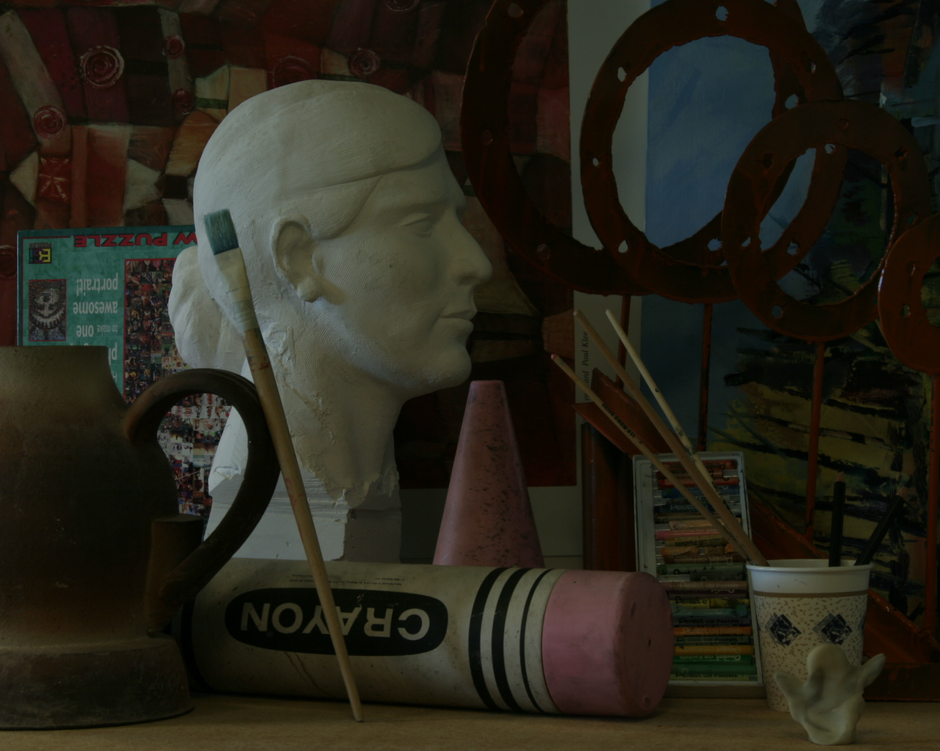
//> input picture testimages/view0.png, 940 x 751 px, shrunk from 1390 x 1110 before the run
$ ./Stereo testimages/view0.png testimages/view1.png   (built with g++ and OpenCV 4)
//> lines starting //> are read from the running program, lines starting //| are printed output that depends on the picture; after the words box and inside, x2 and y2 are one past the last pixel; in counts of white or black regions, pixels touching at a corner belong together
#include <opencv2/opencv.hpp>
#include <fstream>
#include <iostream>

int main(int argc, char **argv)
{

    if (argc < 2)
    {
        std::cout << "Program requires 2 images";
    }

    cv::Mat L, R;

    if (argc >= 3)
    {
        L = cv::imread(argv[1]);
//> L is the input picture: 751 rows x 940 cols, CV_8UC3; mean B, G, R 26.6, 37.3, 39.8
        R = cv::imread(argv[2]);
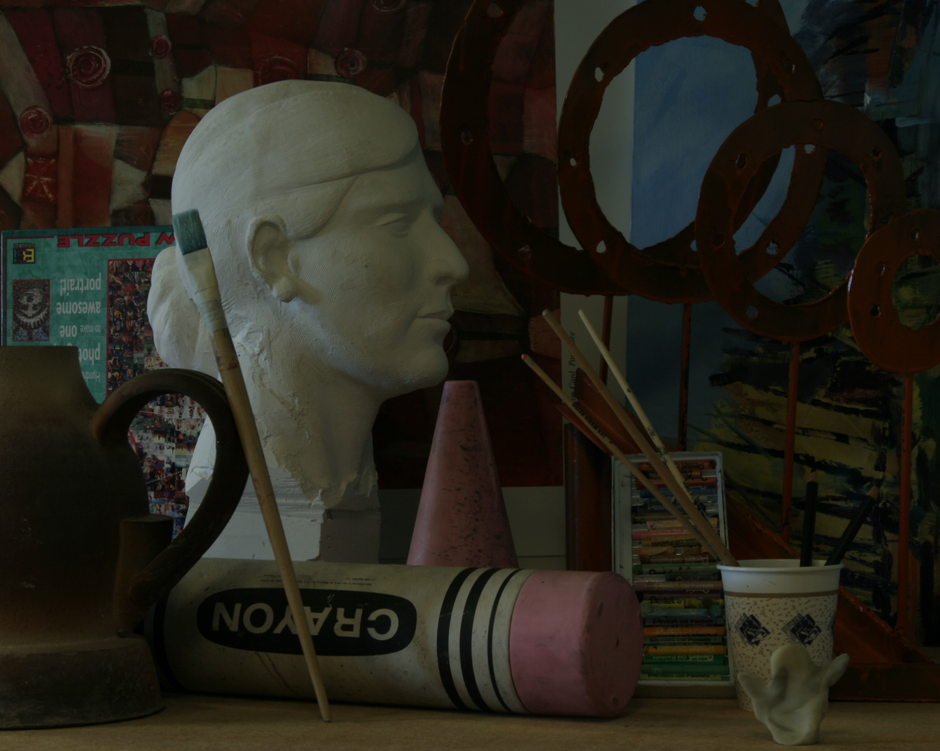
//> input picture testimages/view1.png, 940 x 751 px, shrunk from 1390 x 1110 before the run
//> R is the input picture: 751 rows x 940 cols, CV_8UC3; mean B, G, R 27.2, 36.4, 39.1
    }

    if (L.empty() || R.empty())
    {
        std::cerr << "could not load images (check the paths)\n";
        return 1;
    }

    cv::Mat LG, RG;

    cv::cvtColor(L, LG, cv::COLOR_BGR2GRAY);

    cv::cvtColor(R, RG, cv::COLOR_BGR2GRAY);

    int minDisparity = 0;
    int numDisparities = 64;
    int blockSize = 3;

    int P1 = 8 * 1 * blockSize * blockSize;
    int P2 = 32 * 1 * blockSize * blockSize;

    cv::Ptr<cv::StereoSGBM> sgbm = cv::StereoSGBM::create(
        minDisparity,
        numDisparities,
        blockSize,
        P1,
        P2,
        1,
        63,
        15,
        100,
        1,
        cv::StereoSGBM::MODE_SGBM_3WAY);

    cv::Mat disparity165;
    sgbm->compute(LG, RG, disparity165);

    cv::Mat disparity8U;
    disparity165.convertTo(disparity8U, CV_8U, 255.0 / (numDisparities * 16.0));

    cv::Mat scaledDisparity;

    disparity165.convertTo(scaledDisparity, CV_32F, 1.0 / 16.0);

    double minDepth, maxDepth;

    double focalLength = 3740.0;
    double baseline = 0.160;

    cv::Mat disparityMask = scaledDisparity <= 30;
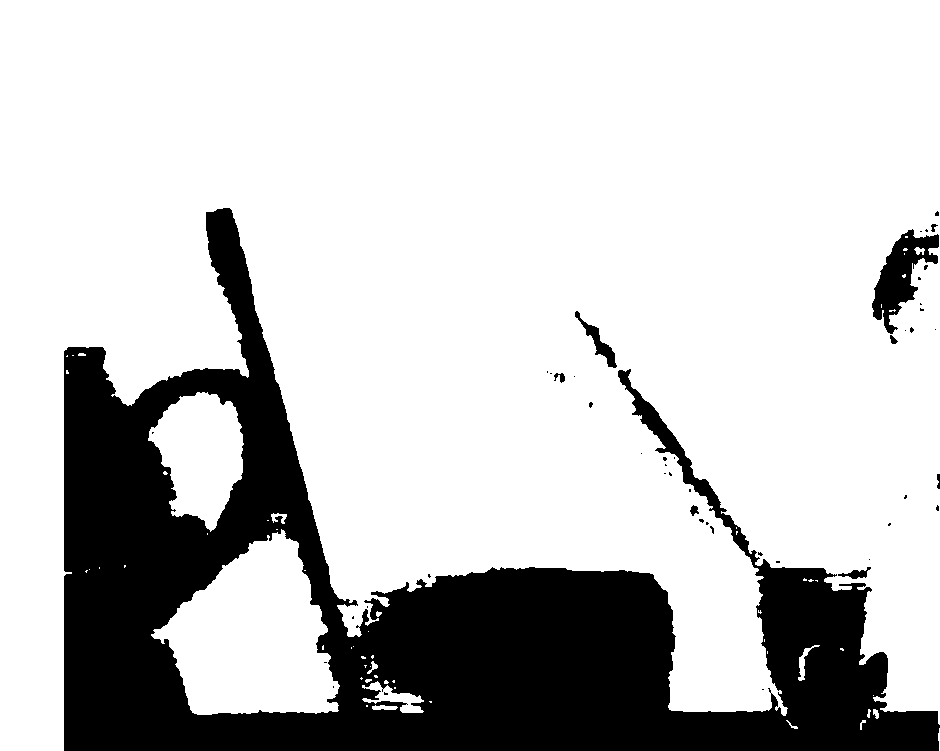
//> disparityMask: 751 rows x 940 cols, CV_8UC1; 77.7% white; 47 black regions (38 under 20 px), largest, box (x1, y1, x2, y2) and area: (64, 208, 940, 751) 153281, (872, 229, 939, 334) 2939, (575, 311, 617, 368) 543

    cv::Mat depthMap;

    cv::divide(focalLength * baseline, scaledDisparity, depthMap);

    std::cout << "Min depth: " << minDepth << " m\n";
    std::cout << "Max depth: " << maxDepth << " m\n";

    depthMap.setTo(0, disparityMask);
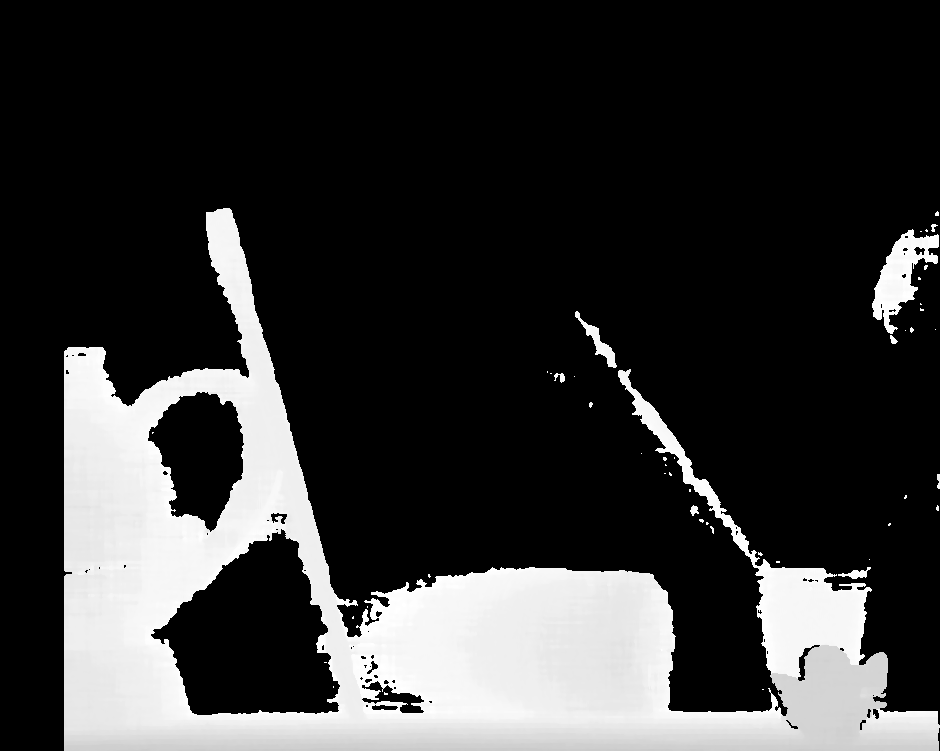
//> depthMap: 751 rows x 940 cols, CV_32FC1; min 0, max 19.91, mean 4.14; drawn with min black and max white

    cv::minMaxLoc(depthMap, &minDepth, &maxDepth);
//> minDepth = 0; maxDepth = 19.91

    std::cout << "Min depth: " << minDepth << " m\n";
//| Min depth: 0 m
    std::cout << "Max depth: " << maxDepth << " m\n";
//| Max depth: 19.9052 m

    cv::Mat depth8U;
    cv::normalize(depthMap, depth8U, 0, 255, cv::NORM_MINMAX, CV_8U);

    cv::normalize(depthMap, depth8U, 0, 255, cv::NORM_MINMAX, CV_8UC1);

    cv::Mat coloredDisparity;
    cv::applyColorMap(disparity8U, coloredDisparity, cv::COLORMAP_JET);

    cv::Mat coloredDepth;
    cv::applyColorMap(depth8U, coloredDepth, cv::COLORMAP_JET);

    coloredDepth.setTo(cv::Scalar(0, 0, 0), disparityMask);

    cv::Mat shift_x(R.size(), CV_32F);
    cv::Mat shift_y(R.size(), CV_32F);

    for (int y = 0; y < R.rows; y++)
    {
        for (int x = 0; x < R.cols; x++)
        {
            float disparity = disparity165.at<short>(y, x) / 16.0f;
            if (disparity > 0)
            {
                float rightX = x - disparity;
                if (rightX > 0)
                {
                    shift_x.at<float>(y, x) = (rightX);
                }
                else
                {
                    shift_x.at<float>(y, x) = x;
                }
                shift_y.at<float>(y, x) = y;
            }
            else
            {
                shift_x.at<float>(y, x) = x;
                shift_y.at<float>(y, x) = y;
            }
        }
    }
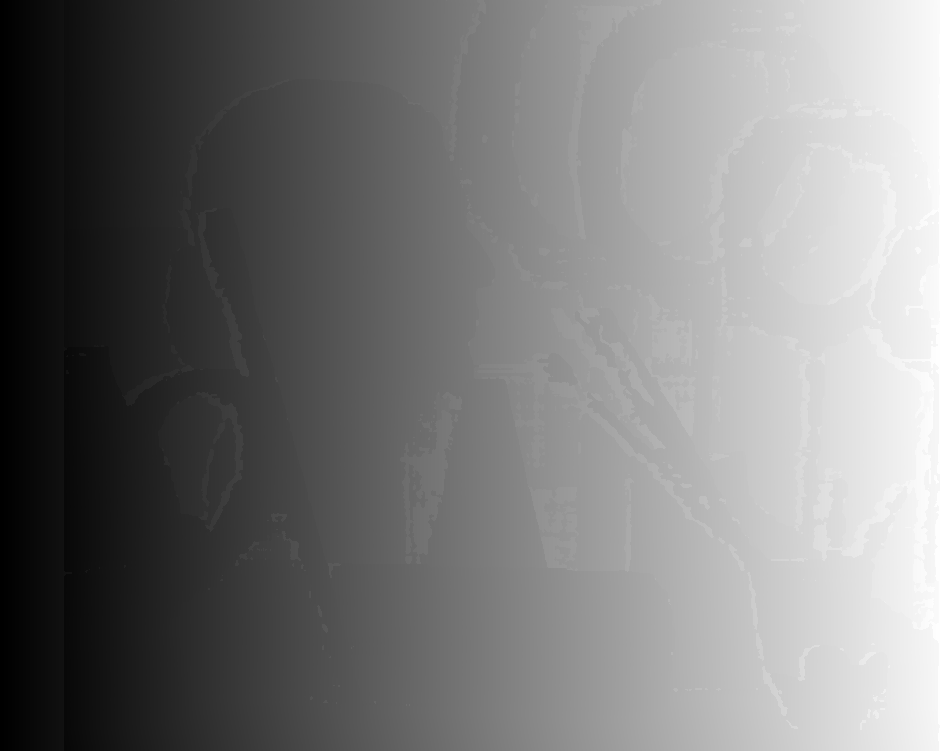
//> shift_x: 751 rows x 940 cols, CV_32FC1; min 0, max 939, mean 449.1; drawn with min black and max white
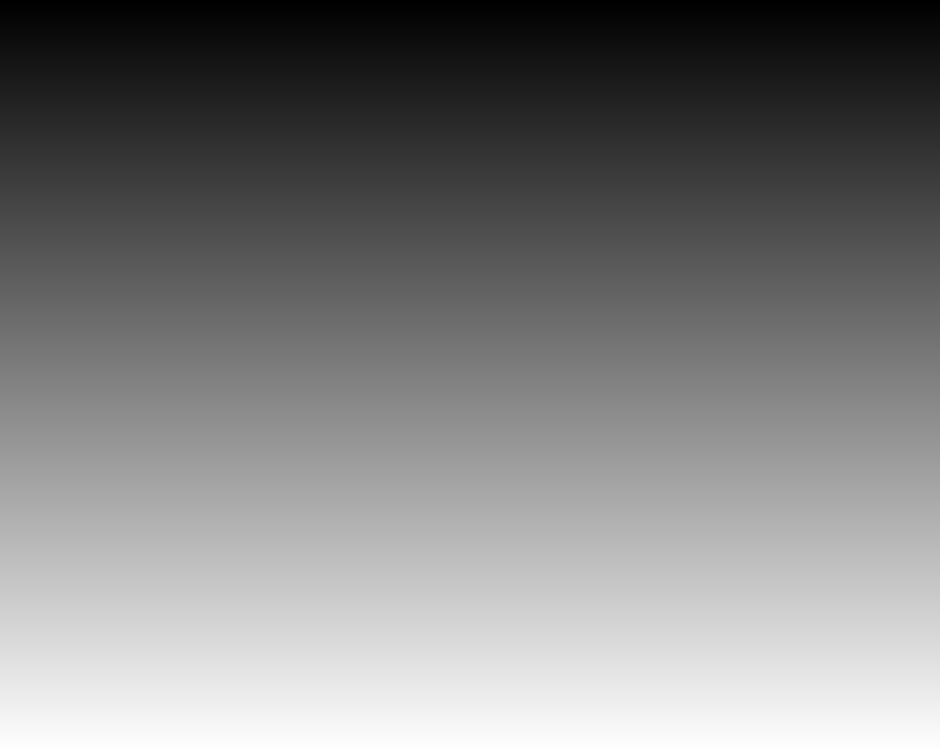
//> shift_y: 751 rows x 940 cols, CV_32FC1; min 0, max 750, mean 375; drawn with min black and max white

    cv::Mat shiftedR;
    cv::remap(
        R,
        shiftedR,
        shift_x,
        shift_y,
        cv::INTER_LINEAR
    );

    cv::Mat stereoImg;

    stereoImg = 0.5 * L + 0.5 * shiftedR;

    cv::Mat depthOverlay;
    cv::addWeighted(stereoImg,0.8,coloredDepth, 0.2,0,depthOverlay);
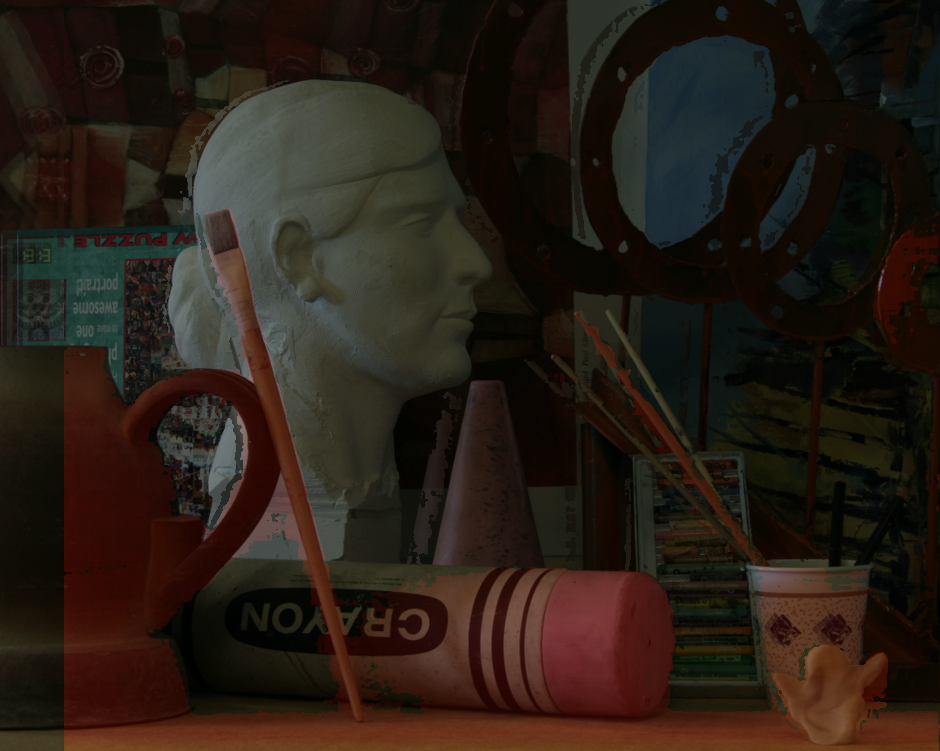
//> depthOverlay: 751 rows x 940 cols, CV_8UC3; mean B, G, R 21.6, 29.9, 40.2

    cv::imshow("Left Image", L);
    cv::imshow("Right Image", R);
    cv::imshow("Stereo Image",stereoImg);
    cv::imshow("Disparity Map", coloredDisparity);
    cv::imshow("Depth Map", coloredDepth);
    cv::imshow("Overlay",depthOverlay);

    cv::waitKey(0);
    return 0;
}
